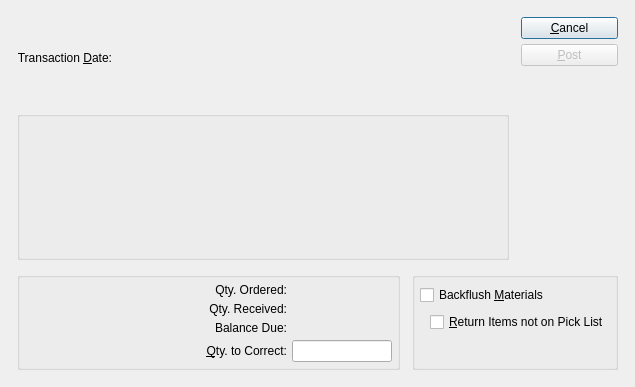
<?xml version="1.0" encoding="UTF-8"?>
<ui version="4.0">
 <comment>This file is part of the xTuple ERP: PostBooks Edition, a free and
open source Enterprise Resource Planning software suite,
Copyright (c) 1999-2011 by OpenMFG LLC, d/b/a xTuple.
It is licensed to you under the Common Public Attribution License
version 1.0, the full text of which (including xTuple-specific Exhibits)
is available at www.xtuple.com/CPAL.  By using this software, you agree
to be bound by its terms.</comment>
 <class>correctProductionPosting</class>
 <widget class="QDialog" name="correctProductionPosting">
  <property name="geometry">
   <rect>
    <x>0</x>
    <y>0</y>
    <width>635</width>
    <height>387</height>
   </rect>
  </property>
  <property name="windowTitle">
   <string>Correct Production Posting</string>
  </property>
  <layout class="QGridLayout" name="gridLayout_3">
   <item row="0" column="0">
    <layout class="QGridLayout" name="gridLayout_2">
     <property name="margin">
      <number>12</number>
     </property>
     <property name="spacing">
      <number>12</number>
     </property>
     <item row="0" column="0" colspan="2">
      <layout class="QHBoxLayout" name="horizontalLayout">
       <item>
        <widget class="QLabel" name="_transDateLit">
         <property name="text">
          <string>Transaction &amp;Date:</string>
         </property>
         <property name="alignment">
          <set>Qt::AlignRight|Qt::AlignTrailing|Qt::AlignVCenter</set>
         </property>
         <property name="buddy">
          <cstring>_transDate</cstring>
         </property>
        </widget>
       </item>
       <item>
        <widget class="DLineEdit" name="_transDate">
         <property name="sizePolicy">
          <sizepolicy hsizetype="Preferred" vsizetype="Fixed">
           <horstretch>0</horstretch>
           <verstretch>0</verstretch>
          </sizepolicy>
         </property>
        </widget>
       </item>
       <item>
        <spacer>
         <property name="orientation">
          <enum>Qt::Horizontal</enum>
         </property>
         <property name="sizeType">
          <enum>QSizePolicy::Expanding</enum>
         </property>
         <property name="sizeHint" stdset="0">
          <size>
           <width>0</width>
           <height>20</height>
          </size>
         </property>
        </spacer>
       </item>
      </layout>
     </item>
     <item row="0" column="2" rowspan="2">
      <layout class="QVBoxLayout">
       <item>
        <widget class="QPushButton" name="_close">
         <property name="text">
          <string>&amp;Cancel</string>
         </property>
        </widget>
       </item>
       <item>
        <widget class="QPushButton" name="_correct">
         <property name="enabled">
          <bool>false</bool>
         </property>
         <property name="text">
          <string>&amp;Post</string>
         </property>
        </widget>
       </item>
       <item>
        <spacer>
         <property name="orientation">
          <enum>Qt::Vertical</enum>
         </property>
         <property name="sizeType">
          <enum>QSizePolicy::Expanding</enum>
         </property>
         <property name="sizeHint" stdset="0">
          <size>
           <width>20</width>
           <height>20</height>
          </size>
         </property>
        </spacer>
       </item>
      </layout>
     </item>
     <item row="1" column="0" colspan="2">
      <widget class="QGroupBox" name="groupBox">
       <property name="title">
        <string/>
       </property>
       <layout class="QGridLayout" name="gridLayout">
        <item row="0" column="0">
         <layout class="QHBoxLayout" name="horizontalLayout_2">
          <item>
           <widget class="WoCluster" name="_wo">
            <property name="sizePolicy">
             <sizepolicy hsizetype="Fixed" vsizetype="Fixed">
              <horstretch>0</horstretch>
              <verstretch>0</verstretch>
             </sizepolicy>
            </property>
            <property name="minimumSize">
             <size>
              <width>290</width>
              <height>130</height>
             </size>
            </property>
            <property name="focusPolicy">
             <enum>Qt::StrongFocus</enum>
            </property>
           </widget>
          </item>
          <item>
           <spacer name="horizontalSpacer">
            <property name="orientation">
             <enum>Qt::Horizontal</enum>
            </property>
            <property name="sizeHint" stdset="0">
             <size>
              <width>0</width>
              <height>20</height>
             </size>
            </property>
           </spacer>
          </item>
         </layout>
        </item>
       </layout>
      </widget>
     </item>
     <item row="2" column="0">
      <widget class="QGroupBox" name="_qtyGroup">
       <property name="title">
        <string/>
       </property>
       <layout class="QGridLayout">
        <item row="0" column="0">
         <widget class="QLabel" name="_qtyOrderedLit">
          <property name="text">
           <string>Qty. Ordered:</string>
          </property>
          <property name="alignment">
           <set>Qt::AlignRight|Qt::AlignTrailing|Qt::AlignVCenter</set>
          </property>
         </widget>
        </item>
        <item row="0" column="1">
         <widget class="XLabel" name="_qtyOrdered">
          <property name="minimumSize">
           <size>
            <width>100</width>
            <height>0</height>
           </size>
          </property>
          <property name="alignment">
           <set>Qt::AlignRight|Qt::AlignTrailing|Qt::AlignVCenter</set>
          </property>
         </widget>
        </item>
        <item row="1" column="0">
         <widget class="QLabel" name="_qtyReceivedLit">
          <property name="text">
           <string>Qty. Received:</string>
          </property>
          <property name="alignment">
           <set>Qt::AlignRight|Qt::AlignTrailing|Qt::AlignVCenter</set>
          </property>
         </widget>
        </item>
        <item row="1" column="1">
         <widget class="XLabel" name="_qtyReceived">
          <property name="minimumSize">
           <size>
            <width>100</width>
            <height>0</height>
           </size>
          </property>
          <property name="alignment">
           <set>Qt::AlignRight|Qt::AlignTrailing|Qt::AlignVCenter</set>
          </property>
         </widget>
        </item>
        <item row="2" column="0">
         <widget class="QLabel" name="_qtyBalanceLit">
          <property name="text">
           <string>Balance Due:</string>
          </property>
          <property name="alignment">
           <set>Qt::AlignRight|Qt::AlignTrailing|Qt::AlignVCenter</set>
          </property>
         </widget>
        </item>
        <item row="2" column="1">
         <widget class="XLabel" name="_qtyBalance">
          <property name="minimumSize">
           <size>
            <width>100</width>
            <height>0</height>
           </size>
          </property>
          <property name="alignment">
           <set>Qt::AlignRight|Qt::AlignTrailing|Qt::AlignVCenter</set>
          </property>
         </widget>
        </item>
        <item row="3" column="0">
         <widget class="QLabel" name="_qtyLit">
          <property name="text">
           <string>&amp;Qty. to Correct:</string>
          </property>
          <property name="alignment">
           <set>Qt::AlignRight|Qt::AlignTrailing|Qt::AlignVCenter</set>
          </property>
          <property name="buddy">
           <cstring>_qty</cstring>
          </property>
         </widget>
        </item>
        <item row="3" column="1">
         <widget class="XLineEdit" name="_qty">
          <property name="maximumSize">
           <size>
            <width>100</width>
            <height>32767</height>
           </size>
          </property>
          <property name="alignment">
           <set>Qt::AlignRight</set>
          </property>
         </widget>
        </item>
       </layout>
      </widget>
     </item>
     <item row="2" column="1" colspan="2">
      <widget class="QGroupBox" name="_optionsGroup">
       <property name="title">
        <string/>
       </property>
       <layout class="QVBoxLayout" name="verticalLayout">
        <item>
         <widget class="XCheckBox" name="_backFlush">
          <property name="text">
           <string>Backflush &amp;Materials</string>
          </property>
         </widget>
        </item>
        <item>
         <layout class="QHBoxLayout">
          <property name="spacing">
           <number>0</number>
          </property>
          <item>
           <spacer>
            <property name="orientation">
             <enum>Qt::Horizontal</enum>
            </property>
            <property name="sizeType">
             <enum>QSizePolicy::Fixed</enum>
            </property>
            <property name="sizeHint" stdset="0">
             <size>
              <width>10</width>
              <height>0</height>
             </size>
            </property>
           </spacer>
          </item>
          <item>
           <widget class="XCheckBox" name="_nonPickItems">
            <property name="text">
             <string>&amp;Return Items not on Pick List</string>
            </property>
           </widget>
          </item>
         </layout>
        </item>
        <item>
         <spacer>
          <property name="orientation">
           <enum>Qt::Vertical</enum>
          </property>
          <property name="sizeType">
           <enum>QSizePolicy::Preferred</enum>
          </property>
          <property name="sizeHint" stdset="0">
           <size>
            <width>20</width>
            <height>28</height>
           </size>
          </property>
         </spacer>
        </item>
       </layout>
      </widget>
     </item>
    </layout>
   </item>
  </layout>
 </widget>
 <layoutdefault spacing="5" margin="5"/>
 <pixmapfunction>qPixmapFromMimeSource</pixmapfunction>
 <customwidgets>
  <customwidget>
   <class>DLineEdit</class>
   <extends>QWidget</extends>
   <header>datecluster.h</header>
  </customwidget>
  <customwidget>
   <class>WoCluster</class>
   <extends>QWidget</extends>
   <header>wocluster.h</header>
  </customwidget>
  <customwidget>
   <class>XCheckBox</class>
   <extends>QCheckBox</extends>
   <header>xcheckbox.h</header>
  </customwidget>
  <customwidget>
   <class>XLabel</class>
   <extends>QLabel</extends>
   <header>xlabel.h</header>
  </customwidget>
  <customwidget>
   <class>XLineEdit</class>
   <extends>QLineEdit</extends>
   <header>xlineedit.h</header>
  </customwidget>
 </customwidgets>
 <tabstops>
  <tabstop>_transDate</tabstop>
  <tabstop>_wo</tabstop>
  <tabstop>_qty</tabstop>
  <tabstop>_backFlush</tabstop>
  <tabstop>_nonPickItems</tabstop>
  <tabstop>_correct</tabstop>
  <tabstop>_close</tabstop>
 </tabstops>
 <resources/>
 <connections>
  <connection>
   <sender>_backFlush</sender>
   <signal>toggled(bool)</signal>
   <receiver>_nonPickItems</receiver>
   <slot>setEnabled(bool)</slot>
   <hints>
    <hint type="sourcelabel">
     <x>20</x>
     <y>20</y>
    </hint>
    <hint type="destinationlabel">
     <x>20</x>
     <y>20</y>
    </hint>
   </hints>
  </connection>
  <connection>
   <sender>_wo</sender>
   <signal>valid(bool)</signal>
   <receiver>_correct</receiver>
   <slot>setEnabled(bool)</slot>
   <hints>
    <hint type="sourcelabel">
     <x>20</x>
     <y>20</y>
    </hint>
    <hint type="destinationlabel">
     <x>20</x>
     <y>20</y>
    </hint>
   </hints>
  </connection>
  <connection>
   <sender>_close</sender>
   <signal>clicked()</signal>
   <receiver>correctProductionPosting</receiver>
   <slot>reject()</slot>
   <hints>
    <hint type="sourcelabel">
     <x>20</x>
     <y>20</y>
    </hint>
    <hint type="destinationlabel">
     <x>20</x>
     <y>20</y>
    </hint>
   </hints>
  </connection>
 </connections>
</ui>
